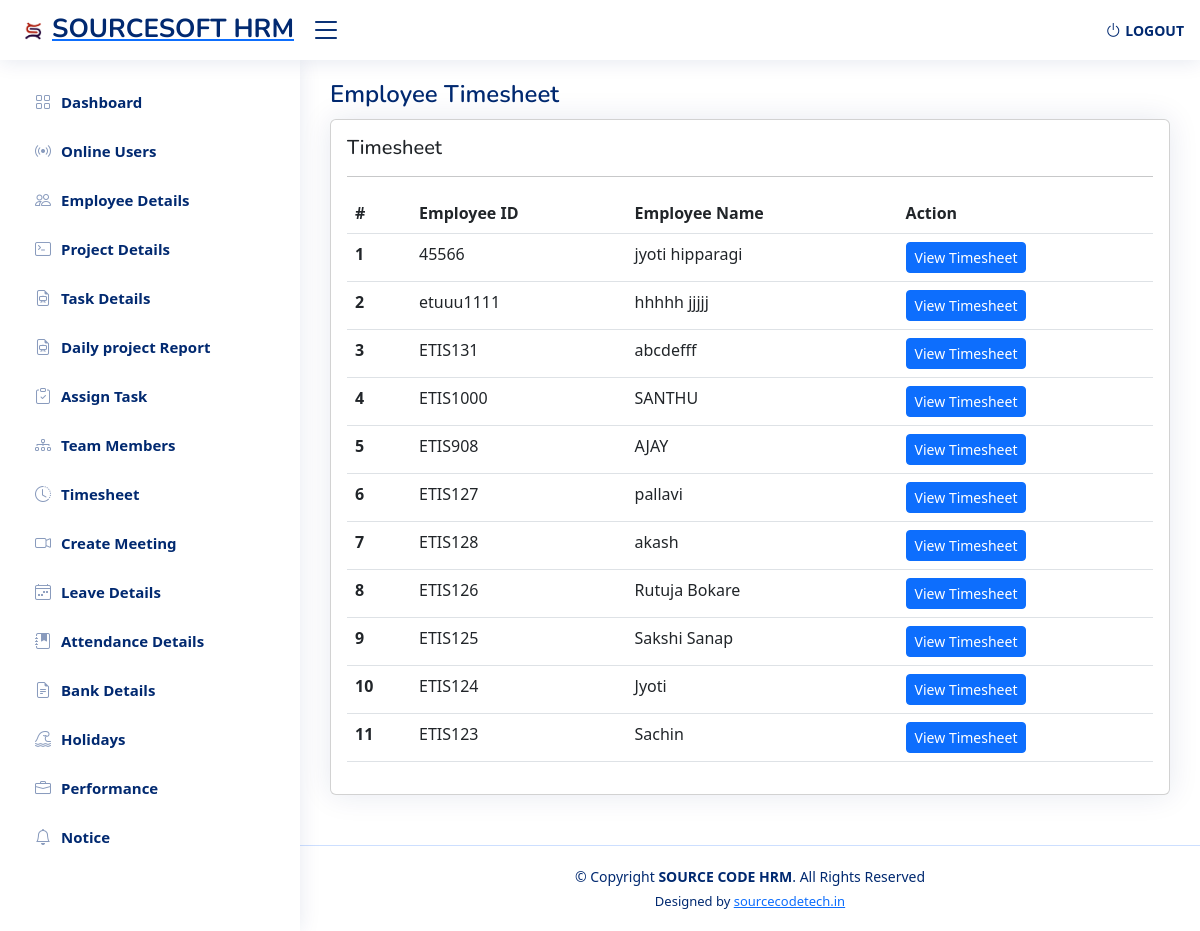
/sourcesoft/admin_dashboard/timesheet.php (signed in), run on the app's committed database.
### tables this page shows
CREATE TABLE `emp_details` (
  `id` int(90) NOT NULL,
  `fname` varchar(100) NOT NULL,
  `empid` varchar(50) NOT NULL,
  `email` varchar(50) NOT NULL,
  `phno` varchar(12) NOT NULL,
  `username` varchar(50) NOT NULL,
  `pass` varchar(50) NOT NULL,
  `department` varchar(50) NOT NULL,
  `position` varchar(50) NOT NULL,
  `proname` varchar(200) NOT NULL,
  `sdate` varchar(40) NOT NULL,
  `edate` varchar(40) NOT NULL,
  `man` varchar(50) NOT NULL,
  `jdate` varchar(10) NOT NULL,
  `bdate` varchar(10) NOT NULL,
  `add` varchar(200) NOT NULL,
  `edu` varchar(40) NOT NULL,
  `about` text NOT NULL,
  `skills` varchar(50) NOT NULL,
  `status` varchar(255) NOT NULL,
  `last_act` datetime NOT NULL,
  `twitter` varchar(100) NOT NULL,
  `facebook` varchar(100) NOT NULL,
  `instagram` varchar(100) NOT NULL,
  `linkedin` varchar(100) NOT NULL,
  `profile_pic` varchar(300) NOT NULL,
  `adhar_card` varchar(300) NOT NULL,
  `pan_card` varchar(300) NOT NULL
);

### sourcesoft/admin_dashboard/timesheet.php (the view, shortened to what this page needs)
<!DOCTYPE html>
<html lang="en">
<head>
    <link href="assets/vendor/bootstrap/css/bootstrap.min.css" rel="stylesheet">
    <link href="assets/vendor/bootstrap-icons/bootstrap-icons.css" rel="stylesheet">
    <link href="assets/vendor/boxicons/css/boxicons.min.css" rel="stylesheet">
    <link href="assets/vendor/quill/quill.snow.css" rel="stylesheet">
    <link href="assets/vendor/quill/quill.bubble.css" rel="stylesheet">
    <link href="assets/vendor/remixicon/remixicon.css" rel="stylesheet">
    <link href="assets/vendor/simple-datatables/style.css" rel="stylesheet">
    <link href="assets/css/style.css" rel="stylesheet">
</head>
<body>
    <?php include "include/header.php"; ?>
    <?php include "include/sidebar.php"; ?>
    <main id="main" class="main">
        <div class="pagetitle">
            <h1>Employee Timesheet</h1>
        </div>
        <section class="section dashboard">
                <!DOCTYPE html>
                <html lang="en">
                <head>
                    <link href="https://cdn.jsdelivr.net/npm/bootstrap@5.3.0/dist/css/bootstrap.min.css"
                        rel="stylesheet">
                </head>
            <section class="section">
                <div class="row">
                    <div class="col-lg-12">
                        <div class="card">
                            <div class="card-body">
                                <h5 class="">Timesheet</h5>
                                <hr>
                                <div class="table-responsive">
                                    <table class="table datatable">
                                        <thead>
                                            <tr>
                                                <th scope="col">#</th>
                                                <th scope="col">Employee ID</th>
                                                <th scope="col">Employee Name</th>
                                                <th scope="col">Action</th>
                                            </tr>
                                        </thead>
                                        <tbody>
                                            <?php
                                            $query_show = mysqli_query($conn, "SELECT *, ROW_NUMBER() OVER (ORDER BY id DESC) as row_num FROM `emp_details`");
                                            while ($show = mysqli_fetch_array($query_show)) {
                                            ?>
                                            <tr>
                                                <th scope="row"><?php echo $show['row_num']; ?></th>
                                                <td><?php echo $show['empid']; ?></td>
                                                <td><?php echo $show['fname']; ?></td>
                                                <td><a class='btn btn-primary btn-sm'
                                                        href="log_monitor?id=<?php echo $show['empid']; ?>">View
                                                        Timesheet</a></td>
                                            </tr>
                                            <?php $i++;
                                            }
                                            ?>
                                        </tbody>
                                    </table>
                                </div>
                            </div>
                        </div>
                    </div>
                </div>
            </section>
        </section>
    </main>
    <?php include "include/footer.php"; ?>
</body>
</html>

### sourcesoft/admin_dashboard/assets/css/style.css (style rules this page uses)
:root { scroll-behavior: smooth; }
body { font-family: "Open Sans", sans-serif; background: #f6f9ff; color: #444444; }
a { color: #4154f1; text-decoration: none; }
h1, h2, h3, h4, h5, h6 { font-family: "Nunito", sans-serif; }
#main { margin-top: 60px; padding: 20px 30px; transition: all 0.3s; }
.pagetitle { margin-bottom: 10px; }
.pagetitle h1 { font-size: 24px; margin-bottom: 0; font-weight: 600; color: #012970; }
.card { margin-bottom: 30px; border: none; border-radius: 5px; box-shadow: 0px 0 30px rgba(1, 41, 112, 0.1); }
.card-body { padding: 0 20px 20px 20px; }
@media (min-width: 1200px) { #main, #footer { margin-left: 300px; } }

### data on the page
emp_details: row_num "1", empid "45566", fname "jyoti hipparagi"
emp_details: row_num "2", empid "etuuu1111", fname "hhhhh jjjjj"
emp_details: row_num "3", empid "ETIS131", fname "abcdefff"
emp_details: row_num "4", empid "ETIS1000", fname "SANTHU"
emp_details: row_num "5", empid "ETIS908", fname "AJAY"
emp_details: row_num "6", empid "ETIS127", fname "pallavi"
emp_details: row_num "7", empid "ETIS128", fname "akash"
emp_details: row_num "8", empid "ETIS126", fname "Rutuja Bokare"
emp_details: row_num "9", empid "ETIS125", fname "Sakshi Sanap"
emp_details: row_num "10", empid "ETIS124", fname "Jyoti"
emp_details: row_num "11", empid "ETIS123", fname "Sachin"
